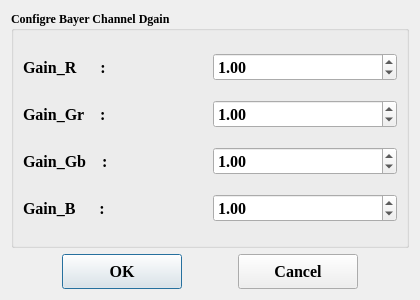
<?xml version="1.0" encoding="UTF-8"?>
<ui version="4.0">
 <class>Dgain_Dialog</class>
 <widget class="QDialog" name="Dgain_Dialog">
  <property name="geometry">
   <rect>
    <x>0</x>
    <y>0</y>
    <width>420</width>
    <height>300</height>
   </rect>
  </property>
  <property name="minimumSize">
   <size>
    <width>420</width>
    <height>300</height>
   </size>
  </property>
  <property name="windowTitle">
   <string>DGain Dialog</string>
  </property>
  <layout class="QGridLayout" name="gridLayout_2">
   <item row="0" column="0" colspan="5">
    <widget class="QGroupBox" name="groupBox">
     <property name="font">
      <font>
       <family>Times New Roman</family>
       <weight>75</weight>
       <bold>true</bold>
      </font>
     </property>
     <property name="title">
      <string>Configre Bayer Channel Dgain</string>
     </property>
     <layout class="QGridLayout" name="gridLayout">
      <item row="0" column="0">
       <widget class="QLabel" name="label">
        <property name="font">
         <font>
          <family>Times New Roman</family>
          <pointsize>12</pointsize>
          <weight>75</weight>
          <bold>true</bold>
         </font>
        </property>
        <property name="text">
         <string>Gain_R      :</string>
        </property>
       </widget>
      </item>
      <item row="0" column="1">
       <widget class="QDoubleSpinBox" name="Gain_R">
        <property name="font">
         <font>
          <family>Times New Roman</family>
          <pointsize>12</pointsize>
         </font>
        </property>
        <property name="minimum">
         <double>0.500000000000000</double>
        </property>
        <property name="maximum">
         <double>16.000000000000000</double>
        </property>
        <property name="singleStep">
         <double>0.100000000000000</double>
        </property>
        <property name="value">
         <double>1.000000000000000</double>
        </property>
       </widget>
      </item>
      <item row="1" column="0">
       <widget class="QLabel" name="label_2">
        <property name="font">
         <font>
          <family>Times New Roman</family>
          <pointsize>12</pointsize>
          <weight>75</weight>
          <bold>true</bold>
         </font>
        </property>
        <property name="text">
         <string>Gain_Gr    :</string>
        </property>
       </widget>
      </item>
      <item row="1" column="1">
       <widget class="QDoubleSpinBox" name="Gain_Gr">
        <property name="font">
         <font>
          <family>Times New Roman</family>
          <pointsize>12</pointsize>
         </font>
        </property>
        <property name="minimum">
         <double>0.500000000000000</double>
        </property>
        <property name="maximum">
         <double>16.000000000000000</double>
        </property>
        <property name="singleStep">
         <double>0.100000000000000</double>
        </property>
        <property name="value">
         <double>1.000000000000000</double>
        </property>
       </widget>
      </item>
      <item row="2" column="0">
       <widget class="QLabel" name="label_3">
        <property name="font">
         <font>
          <family>Times New Roman</family>
          <pointsize>12</pointsize>
          <weight>75</weight>
          <bold>true</bold>
         </font>
        </property>
        <property name="text">
         <string>Gain_Gb    :</string>
        </property>
       </widget>
      </item>
      <item row="2" column="1">
       <widget class="QDoubleSpinBox" name="Gain_Gb">
        <property name="font">
         <font>
          <family>Times New Roman</family>
          <pointsize>12</pointsize>
         </font>
        </property>
        <property name="minimum">
         <double>0.500000000000000</double>
        </property>
        <property name="maximum">
         <double>16.000000000000000</double>
        </property>
        <property name="singleStep">
         <double>0.100000000000000</double>
        </property>
        <property name="value">
         <double>1.000000000000000</double>
        </property>
       </widget>
      </item>
      <item row="3" column="0">
       <widget class="QLabel" name="label_4">
        <property name="font">
         <font>
          <family>Times New Roman</family>
          <pointsize>12</pointsize>
          <weight>75</weight>
          <bold>true</bold>
         </font>
        </property>
        <property name="text">
         <string>Gain_B      :</string>
        </property>
       </widget>
      </item>
      <item row="3" column="1">
       <widget class="QDoubleSpinBox" name="Gain_B">
        <property name="font">
         <font>
          <family>Times New Roman</family>
          <pointsize>12</pointsize>
         </font>
        </property>
        <property name="minimum">
         <double>0.500000000000000</double>
        </property>
        <property name="maximum">
         <double>16.000000000000000</double>
        </property>
        <property name="singleStep">
         <double>0.100000000000000</double>
        </property>
        <property name="value">
         <double>1.000000000000000</double>
        </property>
       </widget>
      </item>
     </layout>
    </widget>
   </item>
   <item row="1" column="0">
    <spacer name="horizontalSpacer_2">
     <property name="orientation">
      <enum>Qt::Horizontal</enum>
     </property>
     <property name="sizeHint" stdset="0">
      <size>
       <width>49</width>
       <height>20</height>
      </size>
     </property>
    </spacer>
   </item>
   <item row="1" column="1">
    <widget class="QPushButton" name="OK">
     <property name="minimumSize">
      <size>
       <width>120</width>
       <height>35</height>
      </size>
     </property>
     <property name="font">
      <font>
       <family>Times New Roman</family>
       <pointsize>12</pointsize>
       <weight>75</weight>
       <bold>true</bold>
      </font>
     </property>
     <property name="text">
      <string>OK</string>
     </property>
    </widget>
   </item>
   <item row="1" column="2">
    <spacer name="horizontalSpacer">
     <property name="orientation">
      <enum>Qt::Horizontal</enum>
     </property>
     <property name="sizeHint" stdset="0">
      <size>
       <width>48</width>
       <height>20</height>
      </size>
     </property>
    </spacer>
   </item>
   <item row="1" column="3">
    <widget class="QPushButton" name="Cancel">
     <property name="minimumSize">
      <size>
       <width>120</width>
       <height>35</height>
      </size>
     </property>
     <property name="font">
      <font>
       <family>Times New Roman</family>
       <pointsize>12</pointsize>
       <weight>75</weight>
       <bold>true</bold>
      </font>
     </property>
     <property name="text">
      <string>Cancel</string>
     </property>
    </widget>
   </item>
   <item row="1" column="4">
    <spacer name="horizontalSpacer_3">
     <property name="orientation">
      <enum>Qt::Horizontal</enum>
     </property>
     <property name="sizeHint" stdset="0">
      <size>
       <width>49</width>
       <height>20</height>
      </size>
     </property>
    </spacer>
   </item>
  </layout>
 </widget>
 <resources/>
 <connections>
  <connection>
   <sender>OK</sender>
   <signal>clicked()</signal>
   <receiver>Dgain_Dialog</receiver>
   <slot>accept()</slot>
   <hints>
    <hint type="sourcelabel">
     <x>109</x>
     <y>223</y>
    </hint>
    <hint type="destinationlabel">
     <x>182</x>
     <y>125</y>
    </hint>
   </hints>
  </connection>
  <connection>
   <sender>Cancel</sender>
   <signal>clicked()</signal>
   <receiver>Dgain_Dialog</receiver>
   <slot>reject()</slot>
   <hints>
    <hint type="sourcelabel">
     <x>254</x>
     <y>223</y>
    </hint>
    <hint type="destinationlabel">
     <x>182</x>
     <y>125</y>
    </hint>
   </hints>
  </connection>
 </connections>
</ui>
